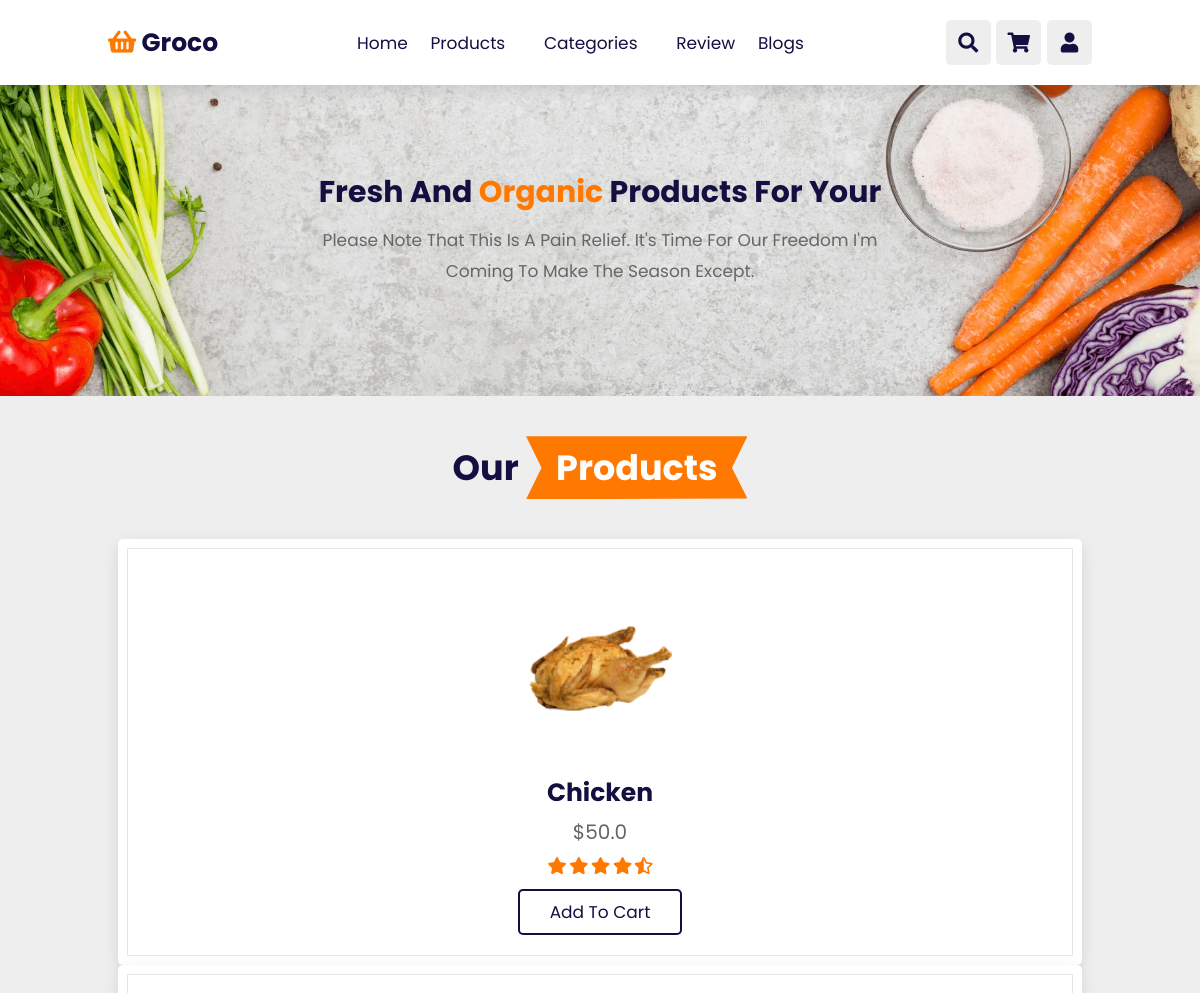
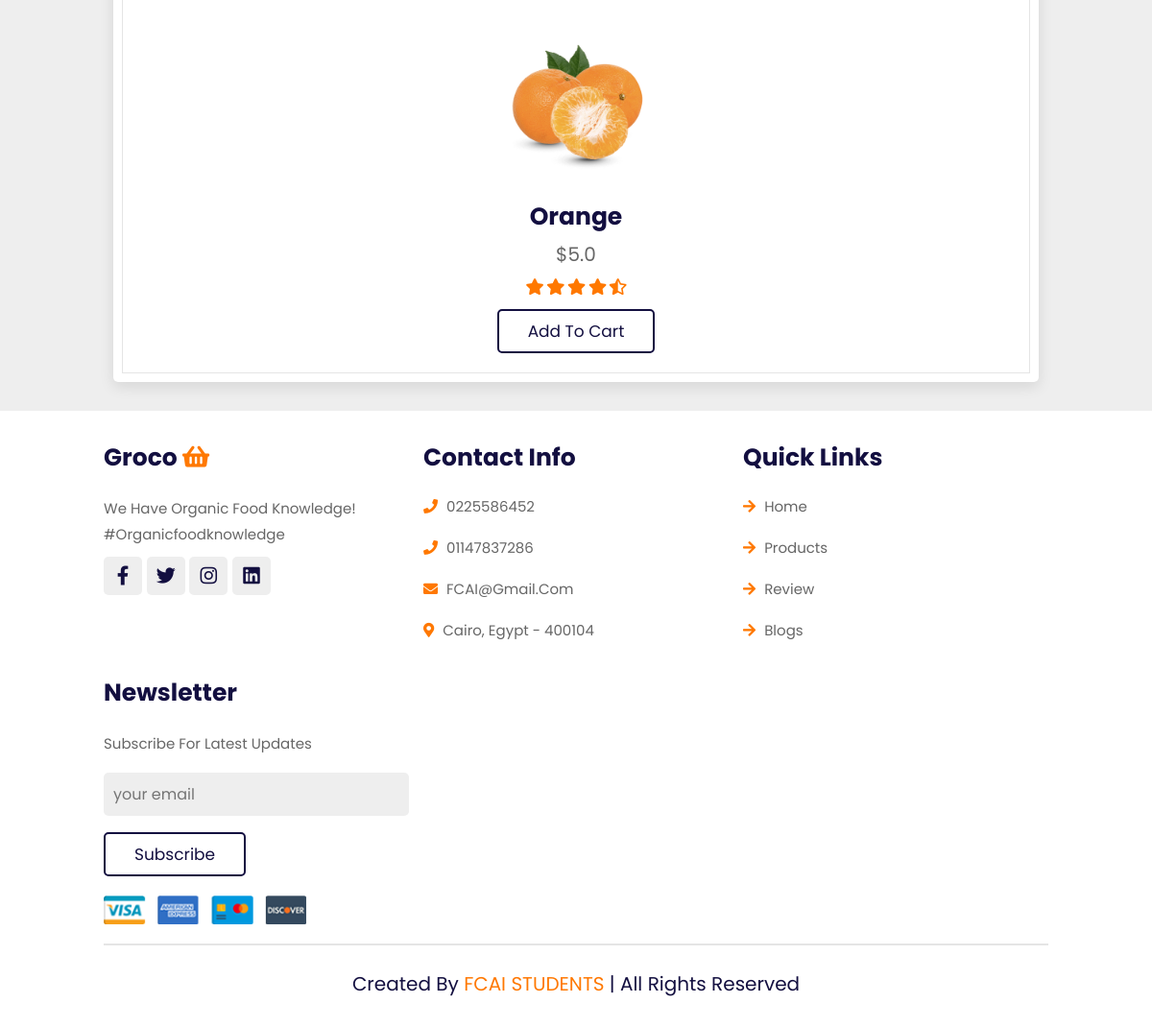
Screenshot of /products/ with the database file from the repository (2 pictures, top to bottom).
### product/models.py (models this page shows, shortened)
class Product(models.Model):
    name = models.CharField(max_length=225)
    description = models.TextField()
    price = models.FloatField()
    weight = models.FloatField()
    sku = models.CharField(max_length=30, unique=True)
    stock = models.PositiveBigIntegerField()
    brand = models.ForeignKey('Brand', on_delete=models.CASCADE, null=True)
    category = models.ForeignKey('Category', on_delete=models.CASCADE)
    image = models.ImageField(upload_to="product images", blank=True)
    rate = models.Avg()
    slug = models.SlugField(max_length=40)
    def __str__(self):
        return self.name

### product/views.py (the view)
# urls.py: path('', views.all_products, name="all_products"),
def all_products(request):
    products = Product.objects.all()
    print(products)
    return render(request, "product/products.html", {'products': products})

### templates/product/products.html (shortened to what this page needs)
{% extends "account/base.html" %}
{% load static %}
{% load account %}
{% block head %}
    <link rel="stylesheet" href="https://unpkg.com/swiper@7/swiper-bundle.min.css"/>
    <link rel="stylesheet" href="https://cdnjs.cloudflare.com/ajax/libs/font-awesome/5.15.4/css/all.min.css">
    <link rel="stylesheet" href="{% static "product/style2.css" %}">
{% endblock head %}
{% block content %}
    <header class="header">
        <a href="#" class="logo"> <i class="fas fa-shopping-basket"></i> groco </a>
        <nav class="navbar">
            <a href="{% url 'landing' %}">home</a>
            <a href="#products">products</a>
            <div class="dropdown">
                <a onclick="myFunction()" class="dropbtn">categories</a>
            </div>
            <a href="#">review</a>
            <a href="#">blogs</a>
        </nav>
        <div class="icons">
            <div class="fas fa-search" id="search-btn"></div>
            <div class="fas fa-shopping-cart" id="cart-btn"></div>
            <div class="fas fa-user" id="login-btn"></div>
        </div>
    </header>
    <section class="home" id="home">
        <div class="content">
            <h3>fresh and <span>organic</span> products for your</h3>
            <p>Please note that this is a pain relief. It's Time for Our Freedom I'm Coming To Make The Season
                Except.</p>
        </div>
    </section>
    <section class="products" id="products">
        <h1 class="heading"> our <span>products</span></h1>
        <div class="product-slider">
                {% for product in products %}
                    <div class="box col-md-3">
                        <img src="media/{{ product.image }}" alt="">
                        <a href="{{ product.slug }}"><h3>{{ product.name }}</h3></a>
                        <div class="price"> ${{ product.price }}</div>
                        <div class="stars">
                            <i class="fas fa-star"></i>
                            <i class="fas fa-star"></i>
                            <i class="fas fa-star"></i>
                            <i class="fas fa-star"></i>
                            <i class="fas fa-star-half-alt"></i>
                        </div>
                        <a href="{% url "product:add_product_to_checkout" product.id %}" class="btn">add to cart</a>
                </div>
                {% endfor %}
        </div>
    </section>
    <section class="footer">
        <div class="box-container">
            <div class="box">
                <h3> groco <i class="fas fa-shopping-basket"></i></h3>
                <p>We have organic food knowledge! #organicfoodknowledge</p>
                <div class="share">
                    <a href="#" class="fab fa-facebook-f"></a>
                    <a href="#" class="fab fa-twitter"></a>
                    <a href="#" class="fab fa-instagram"></a>
                    <a href="#" class="fab fa-linkedin"></a>
                </div>
            </div>
            <div class="box">
                <h3>contact info</h3>
                <a href="#" class="links"> <i class="fas fa-phone"></i> 0225586452 </a>
                <a href="#" class="links"> <i class="fas fa-phone"></i> 01147837286 </a>
                <a href="#" class="links"> <i class="fas fa-envelope"></i> FCAI@gmail.com </a>
                <a href="#" class="links"> <i class="fas fa-map-marker-alt"></i> Cairo, Egypt - 400104 </a>
            </div>
            <div class="box">
                <h3>quick links</h3>
                <a href="{% url 'landing' %}" class="links"> <i class="fas fa-arrow-right"></i> home </a>
                <a href="{% url 'product:all_products' %}" class="links"> <i class="fas fa-arrow-right"></i> products
                </a>
                <a href="{% url 'landing' %}#review" class="links"> <i class="fas fa-arrow-right"></i> review </a>
                <a href="{% url 'landing' %}#blogs" class="links"> <i class="fas fa-arrow-right"></i> blogs </a>
            </div>
            <div class="box">
                <h3>newsletter</h3>
                <p>subscribe for latest updates</p>
                <input type="email" placeholder="your email" class="email">
                <input type="submit" value="subscribe" class="btn">
                <img src="{% static "images/payment.png" %}" class="payment-img" alt="">
            </div>
        </div>
        <div class="credit"> created by <span> FCAI STUDENTS</span> | all rights reserved</div>
    </section>
{% endblock content %}

### assets/product/style2.css (style rules this page uses)
* { font-family: 'Poppins', sans-serif; margin: 0; padding: 0; box-sizing: border-box; outline: none; border: none; text-decoration: none; text-transform: capitalize; transition: all .2s linear; }
body { background: #eee; }
section { padding: 2rem 9%; }
.heading { text-align: center; padding: 2rem 0; padding-bottom: 3rem; font-size: 3.5rem; color: var(--black); }
.heading span { background: var(--orange); color: #fff; display: inline-block; padding: .5rem 3rem; clip-path: polygon(100% 0, 93% 50%, 100% 99%, 0% 100%, 7% 50%, 0% 0%); }
.btn { margin-top: 1rem; display: inline-block; padding: .8rem 3rem; font-size: 1.7rem; border-radius: .5rem; border: .2rem solid var(--black); color: var(--black); cursor: pointer; background: none; }
.header { position: fixed; top: 0; left: 0; right: 0; z-index: 1000; display: flex; align-items: center; justify-content: space-between; padding: 2rem 9%; background: #fff; box-shadow: var(--box-shadow); }
.header .logo { font-size: 2.5rem; font-weight: bolder; color: var(--black); }
.header .logo i { color: var(--orange); }
.header .navbar a { font-size: 1.7rem; margin: 0 1rem; color: var(--black); }
.header .icons div { height: 4.5rem; width: 4.5rem; line-height: 4.5rem; border-radius: .5rem; background: #eee; color: var(--black); font-size: 2rem; margin-left: .3rem; cursor: pointer; text-align: center; }
.home { display: flex; align-items: center; justify-content: center; background: url(../food/image/banner-bg.webp) no-repeat; background-position: center; background-size: cover; padding-top: 17rem; padding-bottom: 10rem; }
.home .content { text-align: center; width: 60rem; }
.home .content h3 { color: var(--black); font-size: 3rem; }
.home .content h3 span { color: var(--orange); }
.home .content p { color: var(--light-color); font-size: 1.7rem; padding: 1rem 0; line-height: 1.8; }
.products .product-slider { padding: 1rem; }
.products .product-slider .box { background: #fff; border-radius: .5rem; text-align: center; padding: 3rem 2rem; outline-offset: -1rem; outline: var(--outline); box-shadow: var(--box-shadow); transition: .2s linear; }
.products .product-slider .box img { height: 20rem; }
.products .product-slider .box h3 { font-size: 2.5rem; color: var(--black); }
.products .product-slider .box .price { font-size: 2rem; color: var(--light-color); padding: .5rem 0; }
.products .product-slider .box .stars i { font-size: 1.7rem; color: var(--orange); padding: .5rem 0; }
.footer { background: #fff; }
.footer .box-container { display: grid; grid-template-columns: repeat(auto-fit, minmax(25rem, 1fr)); gap: 1.5rem; }
.footer .box-container .box h3 { font-size: 2.5rem; color: var(--black); padding: 1rem 0; }
.footer .box-container .box h3 i { color: var(--orange); }
.footer .box-container .box .links { display: block; font-size: 1.5rem; color: var(--light-color); padding: 1rem 0; }
.footer .box-container .box .links i { color: var(--orange); padding-right: .5rem; }
.footer .box-container .box p { line-height: 1.8; font-size: 1.5rem; color: var(--light-color); padding: 1rem 0; }
.footer .box-container .box .share a { height: 4rem; width: 4rem; line-height: 4rem; border-radius: .5rem; font-size: 2rem; color: var(--black); margin-right: .2rem; background: #eee; text-align: center; }
.footer .box-container .box .email { width: 100%; margin: .7rem 0; padding: 1rem; border-radius: .5rem; background: #eee; font-size: 1.6rem; color: var(--black); text-transform: none; }
.footer .box-container .box .payment-img { margin-top: 2rem; height: 3rem; display: block; }
.footer .credit { text-align: center; margin-top: 2rem; padding: 1rem; padding-top: 2.5rem; font-size: 2rem; color: var(--black); border-top: var(--border); }
.footer .credit span { color: var(--orange); }
.dropbtn { color: white; padding: 16px; font-size: 16px; border: none; cursor: pointer; }
.dropdown { position: relative; display: inline-block; }

### rows the page displays
Product: image (picture), name "Chicken", price "50.0"
Product: image (picture), name "Orange", price "5.0"
